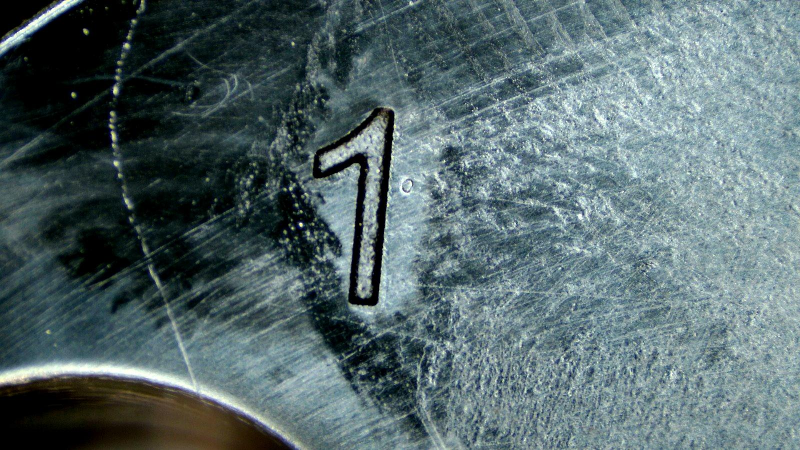
#> input picture dataset/1/img1.jpeg, 1600 x 900 px (shown at 1/2 size); its folder holds only this picture in this run
$ python train.py
#> lines starting #> are read from the running program, lines starting #| are printed output that depends on the picture
from PIL import Image
import numpy as np
from skimage.feature import hog
from sklearn.svm import LinearSVC
import joblib
import os

dataset_dir = "dataset"  # pasta com suas imagens aumentadas

X = []
y = []

for label_name in os.listdir(dataset_dir):
    label_path = os.path.join(dataset_dir, label_name)
    if not os.path.isdir(label_path):
        continue

    label = int(label_name)

    for fname in os.listdir(label_path):
        if not fname.endswith(".jpeg"):
            continue

        img = Image.open(os.path.join(label_path, fname)).convert("L").resize((128, 128))
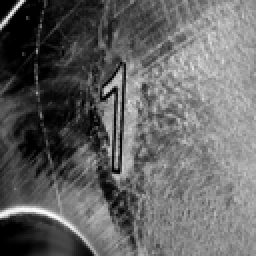
#> img: PIL image 128x128 L (shown 2 times larger); min 0, max 255, mean 99.8
        arr = np.array(img)

        feat = hog(arr, pixels_per_cell=(16, 16), cells_per_block=(2, 2))
#> feat = 1764 values, max 0.427 at index 1, min 0 at index 7, mean 0.151
        X.append(feat)
        y.append(label)
#> pass 2 of the loop `for label_name in os.listdir(dataset_dir):`:
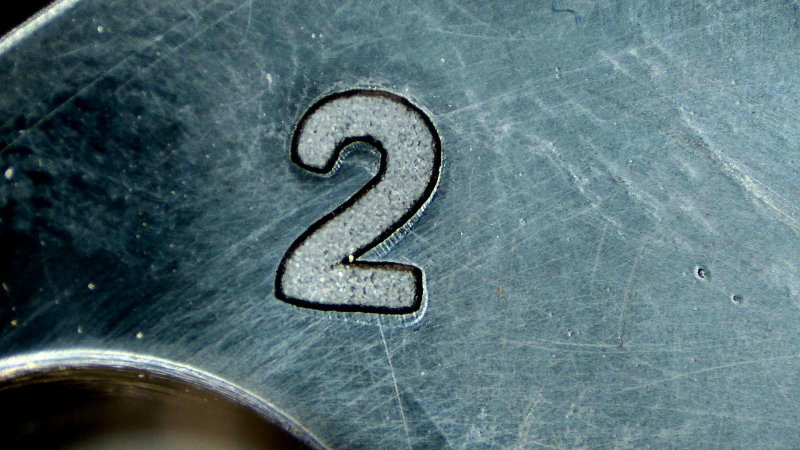
#> input picture dataset/2/img1.jpeg, 1600 x 900 px (shown at 1/2 size)
#> `img = Image.open(os.path.join(label_path, fname)).convert("L").resize(..`:
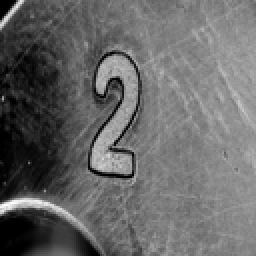
#> img: PIL image 128x128 L (shown 2 times larger); min 0, max 255, mean 103.4
#> feat = 1764 values, max 0.401 at index 1515, min 0.0019 at index 1538, mean 0.149

model = LinearSVC()
model.fit(X, y)

joblib.dump(model, "number_model.pkl")
print("Modelo salvo: number_model.pkl")
